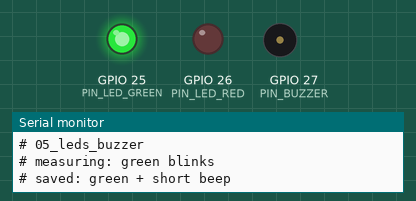
This sketch was run on a simulated ESP32. Shown: output pins drawn as LEDs (lit = HIGH), buzzer (waves = sounding, pin HIGH), the last lines printed to the serial monitor.

Above: at 2.8 s.
At 3.68 s:
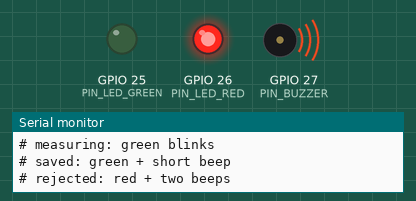
At 4.7 s:
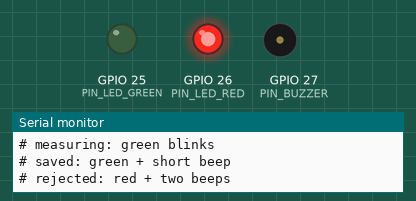
At 5.9 s:
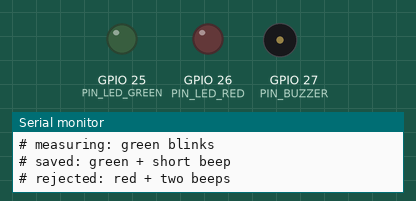
At 8.04 s:
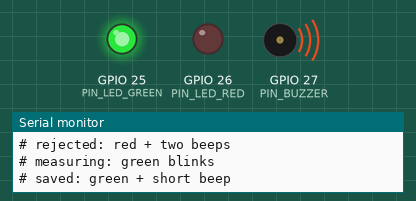
Timing chart, 0 to 8.3 s (numbered marks = the images above):
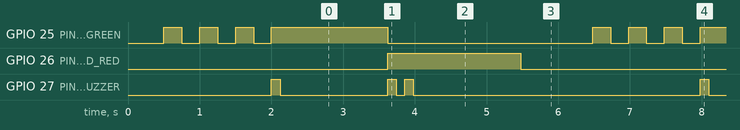

Measured:
- by itself, GPIO 25 (PIN_LED_GREEN): repeats every 6.0 s: 2 × (LOW 0.25 s, HIGH 0.25 s), LOW 0.25 s, HIGH 1.6 s, LOW 2.9 s, HIGH 0.25 s
- by itself, GPIO 26 (PIN_LED_RED): alternates HIGH for 1.9 s and LOW for 4.1 s
- by itself, GPIO 27 (PIN_BUZZER): repeats every 6.0 s: LOW 1.5 s, HIGH 0.12 s, LOW 0.12 s, HIGH 0.12 s, LOW 4.0 s, HIGH 0.12 s

The sketch:

05_leds_buzzer.ino
```cpp
// Step 5: green LED (GPIO 25), red LED (GPIO 26, through 220 Ω) and active buzzer (GPIO 27).
// Pattern: green blinks (measuring) → green + short beep (saved) → red + two beeps (rejected).
#define PIN_LED_GREEN 25
#define PIN_LED_RED 26
#define PIN_BUZZER 27

static void beep(int ms) {
  digitalWrite(PIN_BUZZER, HIGH);
  delay(ms);
  digitalWrite(PIN_BUZZER, LOW);
}

void setup() {
  Serial.begin(115200);
  pinMode(PIN_LED_GREEN, OUTPUT);
  pinMode(PIN_LED_RED, OUTPUT);
  pinMode(PIN_BUZZER, OUTPUT);
  delay(500);
  Serial.println("# 05_leds_buzzer");
}

void loop() {
  Serial.println("# measuring: green blinks");
  for (int i = 0; i < 6; i++) {
    digitalWrite(PIN_LED_GREEN, i % 2 == 0);
    delay(250);
  }
  Serial.println("# saved: green + short beep");
  digitalWrite(PIN_LED_GREEN, HIGH);
  beep(120);
  delay(1500);
  digitalWrite(PIN_LED_GREEN, LOW);
  Serial.println("# rejected: red + two beeps");
  digitalWrite(PIN_LED_RED, HIGH);
  beep(120);
  delay(120);
  beep(120);
  delay(1500);
  digitalWrite(PIN_LED_RED, LOW);
  delay(1000);
}
```
